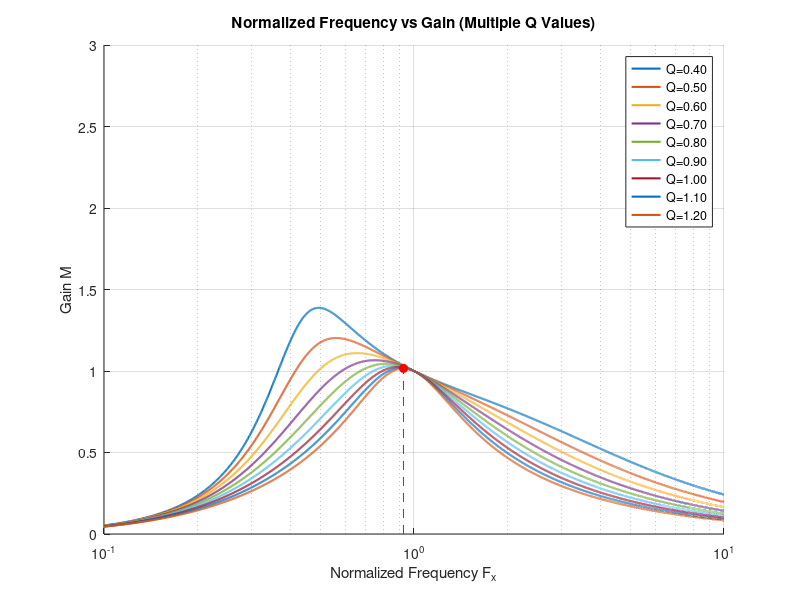

Source code (MATLAB):
clear all;
close all;
clc;

% Design Specifications
fr = 75e3; % Resonant frequency in Hz
Vin_nom = 23; % Nominal input voltage in V
Vout = 22.2; % Output voltage in V
Nps = (Vin_nom / (2*Vout))/0.5; % Transformer turns ratio Half Bridge 
% for Full Bridge Nps = (Vin_nom / Vout);
Pout_max = 300; % Maximum output power in W
m = 6; % Ratio (Lr + Lm) / Lr
Q_max = 1.2; % Maximum quality factor
% Assume primary turns for practical implementation
Np = 10; % Example primary turns
Ns = round(Np / Nps); % Calculate secondary turns

% Calculate Reflected Load Resistance
Rac_min = (8 / (pi^2)) * (Nps^2 * Vout^2 / Pout_max);

% Calculate Resonant Tank Components
Lr = Rac_min * Q_max / (2 * pi * fr);
Cr = 1 / ((2 * pi * fr)^2 * Lr);
Lm = m * Lr - Lr;

% Calculate Output Load Resistance
Rout = Vout^2 / Pout_max;

% Normalized Frequency vs Gain Plot
F = linspace(0.1, 10, 10000); % Normalized frequency range
Q_values = [0.4, 0.5, 0.6, 0.7, 0.8, 0.9, 1, 1.1, 1.2];

figure;
hold on;
for i = 1:length(Q_values)
    Q = Q_values(i);
    M = F.^2 * (m - 1) ./ sqrt((m * F.^2 - 1).^2 + F.^2 .* (F.^2 - 1).^2 * (m - 1)^2 * Q^2);
    plot(F, M, 'LineWidth', 1.5, 'DisplayName', sprintf('Q=%.2f', Q));
end

% Highlight the peak for Q_max
M_Qmax = F.^2 * (m - 1) ./ sqrt((m * F.^2 - 1).^2 + F.^2 .* (F.^2 - 1).^2 * (m - 1)^2 * Q_max^2);
[maxM, idx] = max(M_Qmax);
Fpeak = F(idx);

plot([Fpeak Fpeak], [0 maxM], 'r--', 'HandleVisibility', 'off');
plot(Fpeak, maxM, 'ro', 'MarkerFaceColor', 'r', 'HandleVisibility', 'off');

xlabel('Normalized Frequency F_x');
ylabel('Gain M');
xlim([0.1 10]);
ylim([0 3]);
set(gca, 'XScale', 'log');
grid on;
legend show;
title('Normalized Frequency vs Gain (Multiple Q Values)');
hold off;

% Display computed values
disp('Resonant Tank Values:');
disp(['Lr = ', num2str(Lr*1e6), ' uH']);
disp(['Cr = ', num2str(Cr*1e6), ' uF']);
disp(['Lm = ', num2str(Lm*1e6), ' uH']);
disp(['Turns Ratio (Nps) = ', num2str(Nps)]);
disp(['Primary Turns (Np) = ', num2str(Np)]);
disp(['Secondary Turns (Ns) = ', num2str(Ns)]);
disp(['Output Load Resistance (Rout) = ', num2str(Rout), ' Ohms']);

